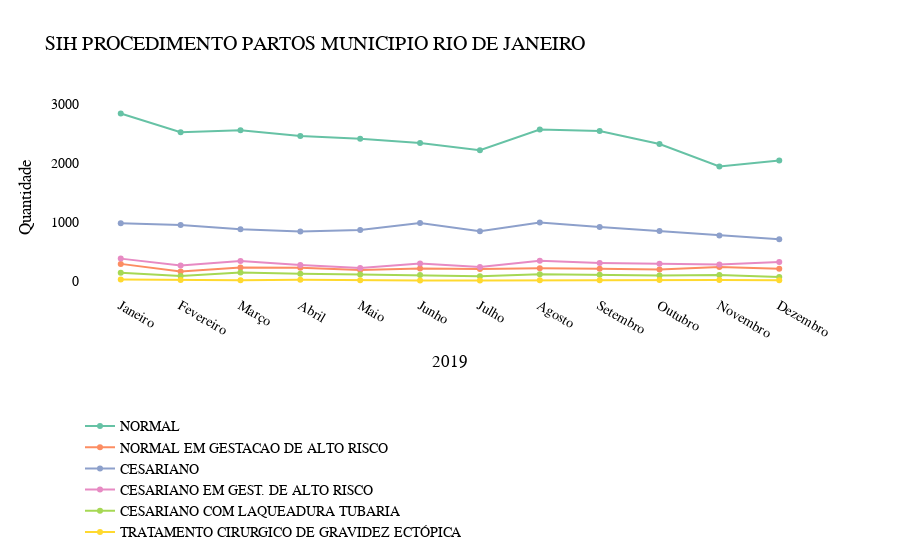

The cell this chart's notebook holds for it:
### Code cell
# Criando Gráfico 2019
grafico2019 = go.Figure() 

grafico2019.add_trace(go.Scatter(x = mes, y = normal_2019, name = 'NORMAL'))
grafico2019.add_trace(go.Scatter(x = mes, y = normalAlt_2019, name = 'NORMAL EM GESTACAO DE ALTO RISCO'))
grafico2019.add_trace(go.Scatter(x = mes, y = cesariano_2019, name = 'CESARIANO'))
grafico2019.add_trace(go.Scatter(x = mes, y = cesarAlt_2019, name = 'CESARIANO EM GEST. DE ALTO RISCO'))
grafico2019.add_trace(go.Scatter(x = mes, y = laquiadura_2019, name = 'CESARIANO COM LAQUEADURA TUBARIA  '))
grafico2019.add_trace(go.Scatter(x = mes, y = ectopia_2019, name = 'TRATAMENTO CIRURGICO DE GRAVIDEZ ECTÓPICA'))


grafico2019.update_layout(title='SIH PROCEDIMENTO PARTOS MUNICIPIO RIO DE JANEIRO',
xaxis_title='2019',
yaxis_title='Quantidade',
plot_bgcolor = 'white',
font = {'family': 'Arial','size': 14,'color': 'black'},
legend_orientation = "h",
legend=dict(x=0.0, y=-0.6),
colorway=px.colors.qualitative.Set2)
grafico2019.update_xaxes( showgrid=False, gridwidth=1, gridcolor='lightgray',
showline=False, linewidth=1, linecolor='black')
grafico2019.update_yaxes(showgrid=False, gridwidth=1, gridcolor='lightgray',
showline=False, linewidth=1, linecolor='black')
grafico2019.show()

### Figure 1 — Plotly figure (JSON) as saved in the notebook; plotly's stock layout.template omitted (floating-point values rounded to 4 significant figures)
{"data": [{"name": "NORMAL", "type": "scatter", "x": ["Janeiro", "Fevereiro", "Março", "Abril", "Maio", "Junho", "Julho", "Agosto", "Setembro", "Outubro", "Novembro", "Dezembro"], "y": [2841, 2522, 2558, 2458, 2413, 2339, 2219, 2570, 2544, 2324, 1945, 2044]}, {"name": "NORMAL EM GESTACAO DE ALTO RISCO", "type": "scatter", "x": ["Janeiro", "Fevereiro", "Março", "Abril", "Maio", "Junho", "Julho", "Agosto", "Setembro", "Outubro", "Novembro", "Dezembro"], "y": [296, 166, 235, 232, 193, 219, 211, 224, 215, 199, 242, 213]}, {"name": "CESARIANO", "type": "scatter", "x": ["Janeiro", "Fevereiro", "Março", "Abril", "Maio", "Junho", "Julho", "Agosto", "Setembro", "Outubro", "Novembro", "Dezembro"], "y": [984, 952, 884, 842, 869, 988, 848, 994, 922, 852, 778, 713]}, {"name": "CESARIANO EM GEST. DE ALTO RISCO", "type": "scatter", "x": ["Janeiro", "Fevereiro", "Março", "Abril", "Maio", "Junho", "Julho", "Agosto", "Setembro", "Outubro", "Novembro", "Dezembro"], "y": [385, 270, 344, 278, 225, 301, 243, 348, 313, 299, 287, 327]}, {"name": "CESARIANO COM LAQUEADURA TUBARIA  ", "type": "scatter", "x": ["Janeiro", "Fevereiro", "Março", "Abril", "Maio", "Junho", "Julho", "Agosto", "Setembro", "Outubro", "Novembro", "Dezembro"], "y": [148, 90, 152, 127, 117, 107, 86, 120, 113, 99, 108, 76]}, {"name": "TRATAMENTO CIRURGICO DE GRAVIDEZ ECTÓPICA", "type": "scatter", "x": ["Janeiro", "Fevereiro", "Março", "Abril", "Maio", "Junho", "Julho", "Agosto", "Setembro", "Outubro", "Novembro", "Dezembro"], "y": [31, 22, 17, 26, 17, 15, 14, 19, 17, 23, 24, 21]}], "layout": {"colorway": ["rgb(102,194,165)", "rgb(252,141,98)", "rgb(141,160,203)", "rgb(231,138,195)", "rgb(166,216,84)", "rgb(255,217,47)", "rgb(229,196,148)", "rgb(179,179,179)"], "font": {"color": "black", "family": "Arial", "size": 14}, "legend": {"orientation": "h", "x": 0, "y": -0.6}, "plot_bgcolor": "white", "title": {"text": "SIH PROCEDIMENTO PARTOS MUNICIPIO RIO DE JANEIRO"}, "xaxis": {"gridcolor": "lightgray", "gridwidth": 1, "linecolor": "black", "linewidth": 1, "showgrid": false, "showline": false, "title": {"text": "2019"}}, "yaxis": {"gridcolor": "lightgray", "gridwidth": 1, "linecolor": "black", "linewidth": 1, "showgrid": false, "showline": false, "title": {"text": "Quantidade"}}}}
